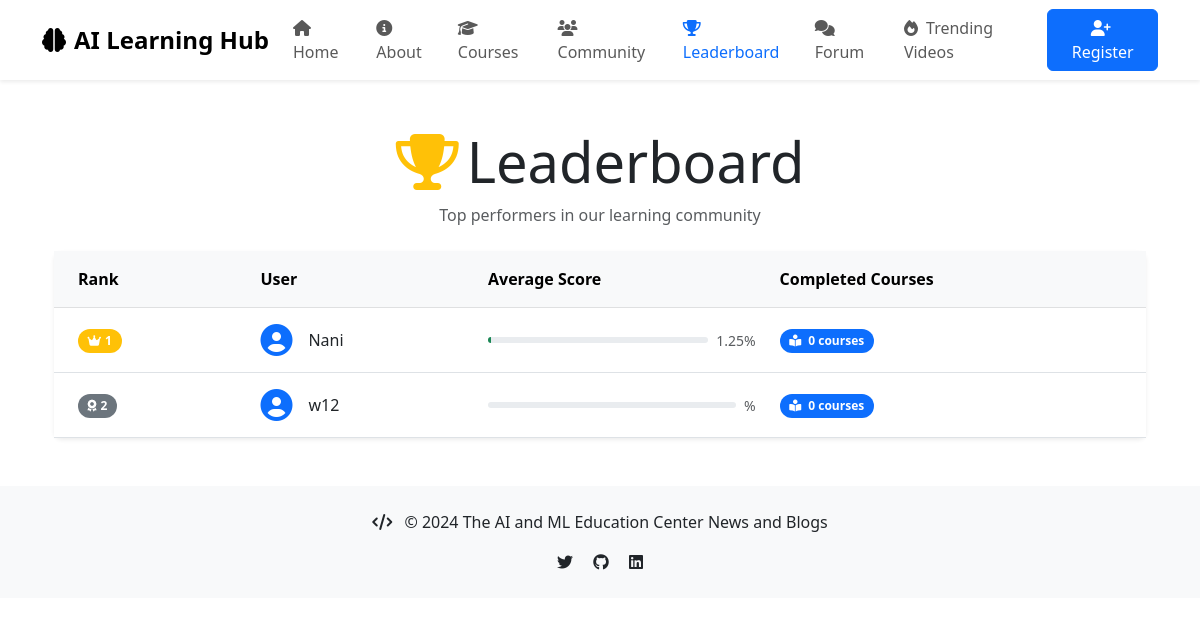
Page /leaderboard/ on the committed database.
### apps/models.py (models this page shows, shortened)
class UserProfile(models.Model):
    user = models.OneToOneField(User, on_delete=models.CASCADE)
    is_premium = models.BooleanField(default=False)
    subscription_end_date = models.DateTimeField(null=True, blank=True)
    ROLE_CHOICES = [
        ('anonymous', 'Anonymous User'),
        ('free', 'Registered User (Free)'),
        ('premium', 'Premium User'),
    ]
    role = models.CharField(
        max_length=20, choices=ROLE_CHOICES, default='free')
    subscription_status = models.BooleanField(default=False)
    subscription_start_date = models.DateField(null=True, blank=True)
    interests = models.ManyToManyField(
        Interest, related_name='user_profiles', blank=True)
    points = models.IntegerField(default=0)

### apps/views.py (the view)
# urls.py: path('leaderboard/', views.leaderboard, name='leaderboard'),
def leaderboard(request):
    top_users = UserProfile.objects.annotate(
        avg_score=Avg('user__userquizresult__score'),
        course_count=Count('user__usercourseprogress', filter=models.Q(
            user__usercourseprogress__progress=100))
    ).order_by('-avg_score', '-course_count')[:10]
    return render(request, 'leaderboard.html', {'top_users': top_users})

### apps/templates/leaderboard.html (shortened to what this page needs)
{% extends 'base.html' %}
{% block content %}
<div class="container mt-5">
    <div class="text-center mb-4">
        <h1 class="display-4">
            <i class="fas fa-trophy text-warning me-2"></i>Leaderboard
        </h1>
        <p class="text-muted">Top performers in our learning community</p>
    </div>
    <div class="card shadow-sm">
        <div class="card-body p-0">
            <div class="table-responsive">
                <table class="table table-hover align-middle mb-0">
                    <thead class="table-light">
                        <tr>
                            <th class="px-4">Rank</th>
                            <th>User</th>
                            <th>Average Score</th>
                            <th>Completed Courses</th>
                        </tr>
                    </thead>
                    <tbody>
                        {% for user in top_users %}
                        <tr>
                            <td class="px-4">
                                {% if forloop.counter == 1 %}
                                    <span class="badge bg-warning rounded-pill">
                                        <i class="fas fa-crown me-1"></i>{{ forloop.counter }}
                                    </span>
                                {% elif forloop.counter == 2 %}
                                    <span class="badge bg-secondary rounded-pill">
                                        <i class="fas fa-award me-1"></i>{{ forloop.counter }}
                                    </span>
                                {% elif forloop.counter == 3 %}
                                    <span class="badge bg-bronze rounded-pill">
                                        <i class="fas fa-medal me-1"></i>{{ forloop.counter }}
                                    </span>
                                {% else %}
                                    <span class="badge bg-light text-dark rounded-pill">
                                        {{ forloop.counter }}
                                    </span>
                                {% endif %}
                            </td>
                            <td>
                                <div class="d-flex align-items-center">
                                    <div class="avatar-sm me-3">
                                        <i class="fas fa-user-circle fa-2x text-primary"></i>
                                    </div>
                                    <span class="fw-medium">{{ user.user.username }}</span>
                                </div>
                            </td>
                            <td>
                                <div class="d-flex align-items-center">
                                    <div class="progress flex-grow-1 me-2" style="height: 6px;">
                                        <div class="progress-bar bg-success" role="progressbar"
                                             style="width: {{ user.avg_score }}%"></div>
                                    </div>
                                    <span class="text-muted small">{{ user.avg_score|floatformat:2 }}%</span>
                                </div>
                            </td>
                            <td>
                                <span class="badge bg-primary rounded-pill">
                                    <i class="fas fa-book-reader me-1"></i>
                                    {{ user.course_count }} courses
                                </span>
                            </td>
                        </tr>
                        {% endfor %}
                    </tbody>
                </table>
            </div>
        </div>
    </div>
</div>
{% endblock %}

### apps/templates/leaderboard.html (style rules this page uses)
.avatar-sm { width: 32px; height: 32px; display: flex; align-items: center; justify-content: center; }
.progress { background-color: #e9ecef; border-radius: 0.25rem; }
.table > :not(caption) > * > * { padding: 1rem 0.75rem; }
.badge { padding: 0.5em 0.8em; }
.card { border: none; border-radius: 0.5rem; }

### rows in the picture
UserProfile: user.username "Nani", avg_score "1.25", course_count "0"
UserProfile: user.username "w12", course_count "0"
